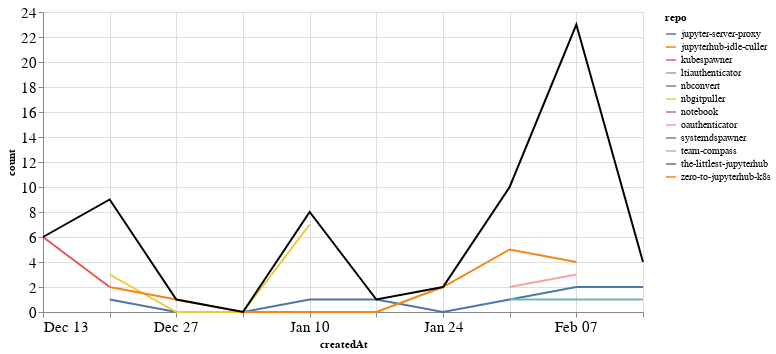

Notebook source saved alongside this figure:
### Markdown cell above
### Comments

### Code cell
comments_time = comments.groupby('repo').resample('W', on='createdAt').count()['author'].reset_index()
comments_time = comments_time.rename(columns={'author': 'count'})
comments_time_total = comments_time.groupby('createdAt').agg({"count": "sum"}).reset_index()
ch1 = alt.Chart(comments_time, width=600).mark_line().encode(
    x='createdAt',
    y='count',
    color='repo',
    tooltip="repo"
)

ch2 = alt.Chart(comments_time_total, width=600).mark_line(color="black").encode(
    x='createdAt',
    y='count',
)

ch1 + ch2

### Figure 1 — Vega-Lite specification as saved in the notebook (floating-point values rounded to 4 significant figures)
{"config": {"axisLeft": {"labelFontSize": 15}, "axisBottom": {"labelFontSize": 15}}, "layer": [{"data": {"name": "data-e2141899307549516392f1b9faa1e9cc"}, "mark": "line", "encoding": {"color": {"type": "nominal", "field": "repo"}, "tooltip": {"type": "nominal", "field": "repo"}, "x": {"type": "temporal", "field": "createdAt"}, "y": {"type": "quantitative", "field": "count"}}, "width": 600}, {"data": {"name": "data-794db9493dfd3d3a0ecd564b6b2a74ac"}, "mark": {"type": "line", "color": "black"}, "encoding": {"x": {"type": "temporal", "field": "createdAt"}, "y": {"type": "quantitative", "field": "count"}}, "width": 600}], "$schema": "https://vega.github.io/schema/vega-lite/v4.8.1.json", "datasets": {"data-e2141899307549516392f1b9faa1e9cc": [{"repo": "jupyter-server-proxy", "createdAt": "2020-12-20T00:00:00", "count": 1}, {"repo": "jupyter-server-proxy", "createdAt": "2020-12-27T00:00:00", "count": 0}, {"repo": "jupyter-server-proxy", "createdAt": "2021-01-03T00:00:00", "count": 0}, {"repo": "jupyter-server-proxy", "createdAt": "2021-01-10T00:00:00", "count": 1}, {"repo": "jupyter-server-proxy", "createdAt": "2021-01-17T00:00:00", "count": 1}, {"repo": "jupyter-server-proxy", "createdAt": "2021-01-24T00:00:00", "count": 0}, {"repo": "jupyter-server-proxy", "createdAt": "2021-01-31T00:00:00", "count": 1}, {"repo": "jupyter-server-proxy", "createdAt": "2021-02-07T00:00:00", "count": 2}, {"repo": "jupyter-server-proxy", "createdAt": "2021-02-14T00:00:00", "count": 2}, {"repo": "jupyterhub-idle-culler", "createdAt": "2021-01-31T00:00:00", "count": 1}, {"repo": "kubespawner", "createdAt": "2020-12-13T00:00:00", "count": 6}, {"repo": "kubespawner", "createdAt": "2020-12-20T00:00:00", "count": 2}, {"repo": "ltiauthenticator", "createdAt": "2021-01-31T00:00:00", "count": 1}, {"repo": "ltiauthenticator", "createdAt": "2021-02-07T00:00:00", "count": 1}, {"repo": "ltiauthenticator", "createdAt": "2021-02-14T00:00:00", "count": 1}, {"repo": "nbconvert", "createdAt": "2021-02-07T00:00:00", "count": 9}, {"repo": "nbgitpuller", "createdAt": "2020-12-20T00:00:00", "count": 3}, {"repo": "nbgitpuller", "createdAt": "2020-12-27T00:00:00", "count": 0}, {"repo": "nbgitpuller", "createdAt": "2021-01-03T00:00:00", "count": 0}, {"repo": "nbgitpuller", "createdAt": "2021-01-10T00:00:00", "count": 7}, {"repo": "notebook", "createdAt": "2021-02-07T00:00:00", "count": 2}, {"repo": "oauthenticator", "createdAt": "2021-01-31T00:00:00", "count": 2}, {"repo": "oauthenticator", "createdAt": "2021-02-07T00:00:00", "count": 3}, {"repo": "systemdspawner", "createdAt": "2020-12-20T00:00:00", "count": 1}, {"repo": "team-compass", "createdAt": "2021-02-07T00:00:00", "count": 2}, {"repo": "the-littlest-jupyterhub", "createdAt": "2021-02-14T00:00:00", "count": 1}, {"repo": "zero-to-jupyterhub-k8s", "createdAt": "2020-12-20T00:00:00", "count": 2}, {"repo": "zero-to-jupyterhub-k8s", "createdAt": "2020-12-27T00:00:00", "count": 1}, {"repo": "zero-to-jupyterhub-k8s", "createdAt": "2021-01-03T00:00:00", "count": 0}, {"repo": "zero-to-jupyterhub-k8s", "createdAt": "2021-01-10T00:00:00", "count": 0}, {"repo": "zero-to-jupyterhub-k8s", "createdAt": "2021-01-17T00:00:00", "count": 0}, {"repo": "zero-to-jupyterhub-k8s", "createdAt": "2021-01-24T00:00:00", "count": 2}, {"repo": "zero-to-jupyterhub-k8s", "createdAt": "2021-01-31T00:00:00", "count": 5}, {"repo": "zero-to-jupyterhub-k8s", "createdAt": "2021-02-07T00:00:00", "count": 4}], "data-794db9493dfd3d3a0ecd564b6b2a74ac": [{"createdAt": "2020-12-13T00:00:00", "count": 6}, {"createdAt": "2020-12-20T00:00:00", "count": 9}, {"createdAt": "2020-12-27T00:00:00", "count": 1}, {"createdAt": "2021-01-03T00:00:00", "count": 0}, {"createdAt": "2021-01-10T00:00:00", "count": 8}, {"createdAt": "2021-01-17T00:00:00", "count": 1}, {"createdAt": "2021-01-24T00:00:00", "count": 2}, {"createdAt": "2021-01-31T00:00:00", "count": 10}, {"createdAt": "2021-02-07T00:00:00", "count": 23}, {"createdAt": "2021-02-14T00:00:00", "count": 4}]}}
